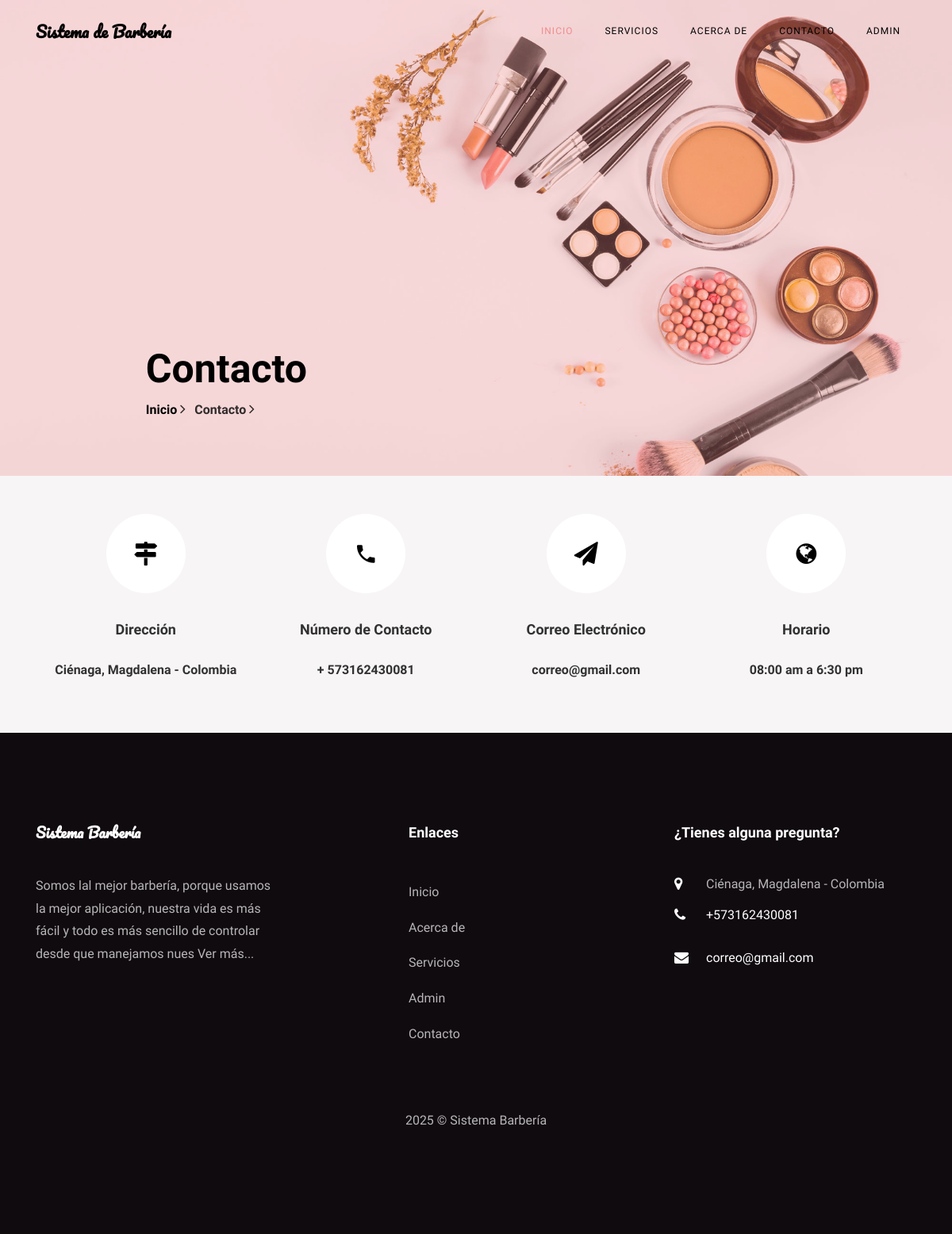
The page /contact.php on the database its author committed.
### tables this page shows
CREATE TABLE `tblpage` (
  `ID` int(10) NOT NULL,
  `PageType` varchar(200) DEFAULT NULL,
  `PageTitle` mediumtext DEFAULT NULL,
  `PageDescription` mediumtext DEFAULT NULL,
  `Email` varchar(200) DEFAULT NULL,
  `MobileNumber` bigint(10) DEFAULT NULL,
  `UpdationDate` date DEFAULT NULL,
  `Timing` varchar(200) NOT NULL
);

### contact.php (the view, shortened to what this page needs)
<?php
include('includes/dbconnection.php');
?>
<!DOCTYPE html>
<html lang="en">
  <head>
    <link rel="stylesheet" href="css/open-iconic-bootstrap.min.css">
    <link rel="stylesheet" href="css/animate.css">
    <link rel="stylesheet" href="css/owl.carousel.min.css">
    <link rel="stylesheet" href="css/owl.theme.default.min.css">
    <link rel="stylesheet" href="css/magnific-popup.css">
    <link rel="stylesheet" href="css/aos.css">
    <link rel="stylesheet" href="css/ionicons.min.css">
    <link rel="stylesheet" href="css/bootstrap-datepicker.css">
    <link rel="stylesheet" href="css/jquery.timepicker.css">
    <link rel="stylesheet" href="css/flaticon.css">
    <link rel="stylesheet" href="css/icomoon.css">
    <link rel="stylesheet" href="css/style.css">
  </head>
  <body>
	   <?php include_once('includes/header.php');?>
    <section class="hero-wrap hero-wrap-2" style="background-image: url('images/bg-2.jpg');" data-stellar-background-ratio="0.5">
      <div class="overlay"></div>
      <div class="container">
        <div class="row no-gutters slider-text js-fullheight align-items-end justify-content-center">
          <div class="col-md-9 ftco-animate pb-5">
            <h2 class="mb-0 bread">Contacto</h2>
            <p class="breadcrumbs"><span class="mr-2"><a href="index.php">Inicio <i class="ion-ios-arrow-forward"></i></a></span> <span>Contacto <i class="ion-ios-arrow-forward"></i></span></p>
          </div>
        </div>
      </div>
    </section>
    <section class="contact-section bg-light">
      <div class="container">
        <div class="row no-gutters d-flex contact-info">
          <?php
$ret=mysqli_query($con,"select * from tblpage where PageType='contactus' ");
while ($row=mysqli_fetch_array($ret)) {
?>
          <div class="col-md-3 d-flex">
          	<div class="align-self-stretch box p-4 py-md-5 text-center">
          		<div class="icon d-flex align-items-center justify-content-center">
          			<span class="icon-map-signs"></span>
          		</div>
          		<h3 class="mb-4">Dirección</h3>
	            <p><?php  echo $row['PageDescription'];?></p>
	          </div>
          </div>
          <div class="col-md-3 d-flex">
          	<div class="align-self-stretch box p-4 py-md-5 text-center">
          		<div class="icon d-flex align-items-center justify-content-center">
          			<span class="icon-phone2"></span>
          		</div>
          		<h3 class="mb-4">Número de Contacto</h3>
	            <p><a href="tel://1234567920">+ <?php  echo $row['MobileNumber'];?></a></p>
	          </div>
          </div>
          <div class="col-md-3 d-flex">
          	<div class="align-self-stretch box p-4 py-md-5 text-center">
          		<div class="icon d-flex align-items-center justify-content-center">
          			<span class="icon-paper-plane"></span>
          		</div>
          		<h3 class="mb-4">Correo Electrónico</h3>
	            <p><a href="mailto:hola@cweb.com"><?php  echo $row['Email'];?></a></p>
	          </div>
          </div>
          <div class="col-md-3 d-flex">
          	<div class="align-self-stretch box p-4 py-md-5 text-center">
          		<div class="icon d-flex align-items-center justify-content-center">
          			<span class="icon-globe"></span>
          		</div>
          		<h3 class="mb-4">Horario</h3>
	            <p><?php  echo $row['Timing'];?></p>
	          </div>
          </div>
          <?php } ?>
        </div>
      </div>
    </section>
   <?php include_once('includes/footer.php');?>
  </body>
</html>

### includes/footer.php (shortened to what this page needs)
 <?php
include('includes/dbconnection.php');
?>
 <footer class="ftco-footer ftco-section">
      <div class="container">
        <div class="row mb-5">
          <div class="col-md">
            <div class="ftco-footer-widget mb-4">
              <h2 class="ftco-heading-2 logo">Sistema Barbería</h2>
              <?php
$ret=mysqli_query($con,"select * from tblpage where PageType='aboutus' ");
while ($row=mysqli_fetch_array($ret)) {
?>
              <p><?php  echo substr($row['PageDescription'],0,200);?> <a href="about.php">Ver más...</a></p><?php } ?>
            </div>
          </div>
          <div class="col-md" style="padding-left: 150px">
             <div class="ftco-footer-widget mb-4">
              <h2 class="ftco-heading-2">Enlaces</h2>
              <ul class="list-unstyled">
                <li><a href="index.php" class="py-2 d-block">Inicio</a></li>
                <li><a href="about.php" class="py-2 d-block">Acerca de</a></li>
                <li><a href="services.php" class="py-2 d-block">Servicios</a></li>
                <li><a href="admin/index.php" class="py-2 d-block">Admin</a></li>
                <li><a href="contact.php" class="py-2 d-block">Contacto</a></li>
              </ul>
            </div>
          </div>
          <div class="col-md">
            <div class="ftco-footer-widget mb-4">
            	<h2 class="ftco-heading-2">¿Tienes alguna pregunta?</h2>
            	<div class="block-23 mb-3">
                <?php
$ret=mysqli_query($con,"select * from tblpage where PageType='contactus' ");
while ($row=mysqli_fetch_array($ret)) {
?>
	              <ul>
	                <li><span class="icon icon-map-marker"></span><span class="text"><?php  echo $row['PageDescription'];?></span></li>
	                <li><a href="#"><span class="icon icon-phone"></span><span class="text">+<?php  echo $row['MobileNumber'];?></span></a></li>
	                <li><a href="#"><span class="icon icon-envelope"></span><span class="text"><?php  echo $row['Email'];?></span></a></li>
	              </ul>
	            </div>
               <?php } ?>
            </div>
          </div>
        </div>
        <div class="row">
          <div class="col-md-12 text-center">
            <p>
  2025 &copy; Sistema Barbería </p>
          </div>
        </div>
      </div>
    </footer>

### css/icomoon.css (style rules this page uses)
[class^="icon-"], [class*=" icon-"] { font-family: 'icomoon' !important; speak: none; font-style: normal; font-weight: normal; font-variant: normal; text-transform: none; line-height: 1; -webkit-font-smoothing: antialiased; -moz-osx-font-smoothing: grayscale; }
.icon-map-marker:before { content: "\f041"; }
.icon-phone:before { content: "\f095"; }
.icon-globe:before { content: "\f0ac"; }
.icon-envelope:before { content: "\f0e0"; }
.icon-paper-plane:before { content: "\f1d8"; }
.icon-map-signs:before { content: "\f277"; }
.icon-phone2:before { content: "\e0cd"; }

### rows shown on the page
tblpage: PageDescription "Ciénaga, Magdalena - Colombia", MobileNumber "573162430081", Email "correo@gmail.com", Timing "08:00 am a 6:30 pm"
tblpage: PageDescription "Somos lal mejor barbería, porque usamos la mejor aplicación, nuestra vida es más fácil y todo es más sencillo de controlar desde que manejamos nues"
